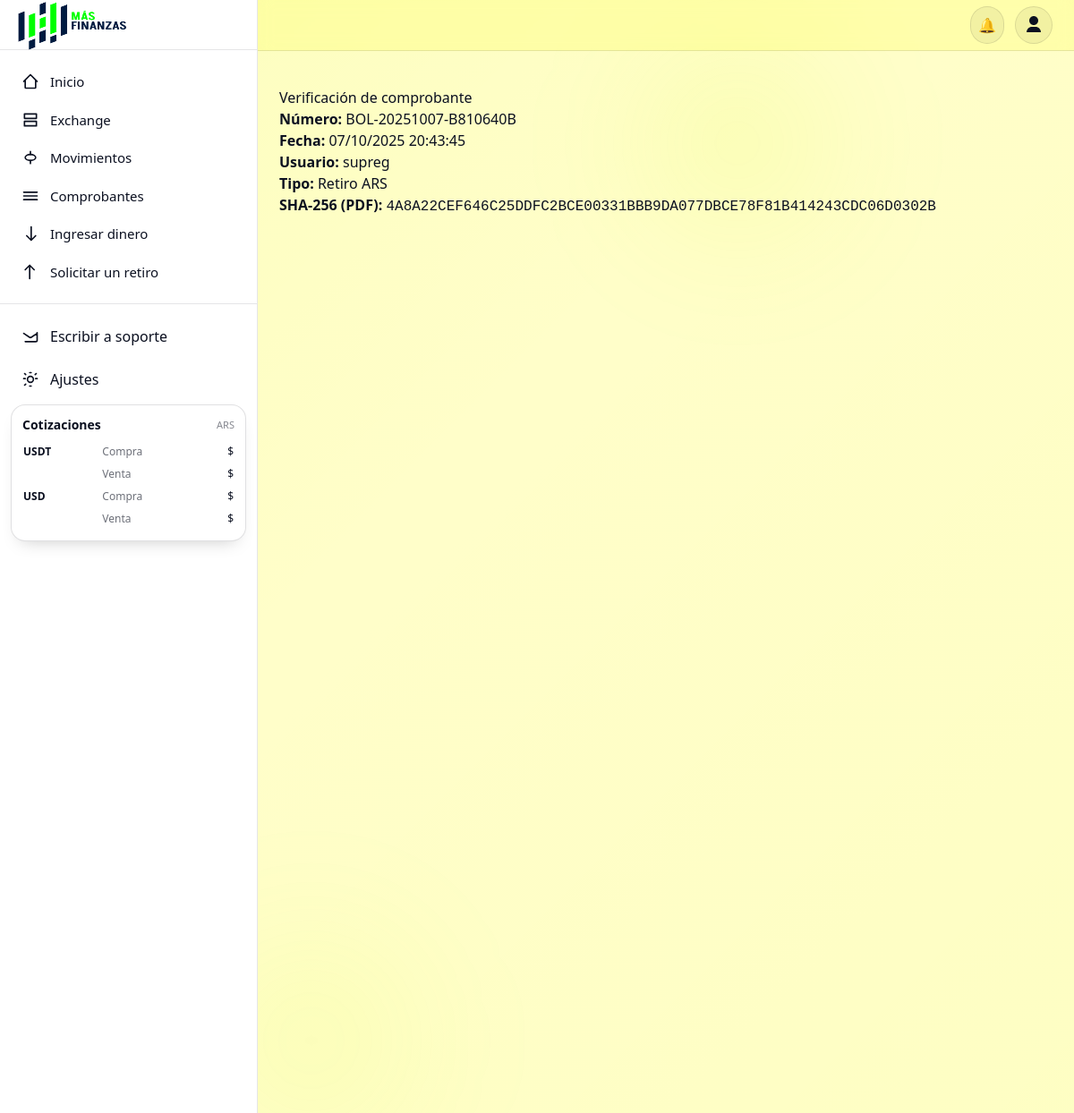
Screenshot of /boletos/BOL-20251007-B810640B/ with the database file from the repository.
### usuarios/models.py (models this page shows, shortened)
class BoletoOperacion(models.Model):
    TIPO = [
        ('compra_ars_usdt', 'Compra USDT con ARS'),
        ('compra_ars_usd',  'Compra USD con ARS'),
        ('venta_usdt_ars',  'Venta USDT por ARS'),
        ('venta_usd_ars',   'Venta USD por ARS'),
        ('swap_usd_usdt',   'Swap USD→USDT'),
        ('swap_usdt_usd',   'Swap USDT→USD'),
        ('deposito_ars',    'Depósito ARS'),
        ('deposito_usdt',   'Depósito USDT'),
        ('retiro_ars',      'Retiro ARS'),
        ('retiro_usdt',     'Retiro USDT'),
        ('retiro_usd',      'Retiro USD'),
    ]
    id = models.UUIDField(primary_key=True, default=uuid.uuid4, editable=False)
    usuario = models.ForeignKey(settings.AUTH_USER_MODEL, on_delete=models.PROTECT)
    movimiento = models.ForeignKey('usuarios.Movimiento', on_delete=models.SET_NULL, null=True, blank=True)
    tipo = models.CharField(max_length=32, choices=TIPO)
    numero = models.CharField(max_length=40, unique=True)          # ej: BOL-20250826-000123
    fecha_emision = models.DateTimeField(default=now)               # guardar con segundos
    snapshot = models.JSONField()                                   # todos los datos impresos
    pdf = models.FileField(upload_to='boletos/')
    pdf_sha256 = models.CharField(max_length=64)
    verificacion_code = models.CharField(max_length=64, unique=True)  # uuid/nonce
    anulado = models.BooleanField(default=False)  # por si necesitás anular con contracomprobante
    red = models.CharField(max_length=32, blank=True)
    wallet_origen = models.CharField(max_length=255, blank=True)
    wallet_destino = models.CharField(max_length=255, blank=True)
    txid = models.CharField(max_length=255, blank=True)
    class Meta:
        ordering = ['-fecha_emision']

class Usuario(AbstractUser):
    dni_frente = models.ImageField(upload_to='documentos/', null=True, blank=True)
    dni_dorso  = models.ImageField(upload_to='documentos/', null=True, blank=True)
    estado_verificacion = models.CharField(
        max_length=20,
        choices=[('pendiente','Pendiente'),('aprobado','Aprobado'),('rechazado','Rechazado')],
        default='pendiente'
    )
    saldo_ars  = models.DecimalField(max_digits=20, decimal_places=2, default=0)
    saldo_usdt = models.DecimalField(max_digits=20, decimal_places=2, default=0)
    saldo_usd  = models.DecimalField(max_digits=20, decimal_places=2, default=0)
    doc_tipo = models.CharField(max_length=8, default='DNI')
    doc_nro  = models.CharField(max_length=32, blank=True)
    persona_tipo     = models.CharField(max_length=10, choices=PERSONA_TIPO, default="FISICA")
    estado_civil     = models.CharField(max_length=20, choices=ESTADO_CIVIL, blank=True)
    sexo             = models.CharField(max_length=10, choices=SEXO_CHOICES, blank=True)
    nacionalidad     = models.CharField(max_length=32, blank=True)
    fecha_nacimiento = models.DateField(null=True, blank=True)
    lugar_nacimiento = models.CharField(max_length=128, blank=True)
    pais          = models.ForeignKey(Pais, null=True, blank=True, on_delete=models.SET_NULL, related_name="usuarios")
    provincia     = models.ForeignKey(Provincia, null=True, blank=True, on_delete=models.SET_NULL, related_name="usuarios")
    localidad     = models.ForeignKey(Localidad, null=True, blank=True, on_delete=models.SET_NULL, related_name="usuarios")
    codigo_postal = models.CharField(max_length=16, blank=True)
    calle         = models.CharField(max_length=128, blank=True)
    numero_calle  = models.CharField(max_length=16, blank=True)
    piso          = models.CharField(max_length=16, blank=True)
    depto         = models.CharField(max_length=16, blank=True)
    domicilio = models.CharField(max_length=255, blank=True)
    telefono  = models.CharField(max_length=32, blank=True)
    tyc_aceptado    = models.BooleanField(default=False)
    tyc_version     = models.CharField(max_length=20, blank=True)
    tyc_aceptado_en = models.DateTimeField(null=True, blank=True)
    email_confirmed = models.BooleanField(default=False)
    email_confirmed_at = models.DateTimeField(null=True, blank=True)
    email_confirm_sent_at = models.DateTimeField(null=True, blank=True)

### usuarios/views.py (the view)
# urls.py: path("boletos/<str:numero>/", verificar_boleto, name="verificar_boleto"),
def verificar_boleto(request, numero):
    b = get_object_or_404(BoletoOperacion, numero=numero)
    ctx = {
        "numero": b.numero,
        "fecha": b.fecha_emision,
        "usuario": b.usuario.username,
        "tipo": b.get_tipo_display(),
        "pdf_sha256": b.pdf_sha256,
        "anulado": b.anulado,
    }
    return render(request, "boletos/verificar.html", ctx)

### usuarios/templates/boletos/verificar.html (shortened to what this page needs)
{% extends "base.html" %}
{% block content %}
<h2>Verificación de comprobante</h2>
<p><b>Número:</b> {{ numero }}</p>
<p><b>Fecha:</b> {{ fecha|date:"d/m/Y H:i:s" }}</p>
<p><b>Usuario:</b> {{ usuario }}</p>
<p><b>Tipo:</b> {{ tipo }}</p>
<p><b>SHA-256 (PDF):</b> <code>{{ pdf_sha256 }}</code></p>
{% endblock %}

### usuarios/templates/base.html (style rules this page uses)
:root { --bg: #fffb0036; --fg: #0B1020; --muted: #475569; --card: #ffffff; --ring: #121A36; --border: rgba(2, 6, 23, .12); --tint-5: rgba(2, 6, 23, .05); --tint-10: rgba(2, 6, 23, .10); --input-bg: #ffffff; --input-text: #0b1020; --input-border: rgba(2, 6, 23, 0.18); --input-placeholder: #6b7280; --accent: #002141; --accent-fg: #121A36; }
html { font-family: Inter, ui-sans-serif, system-ui, -apple-system, Segoe UI, Roboto, Helvetica, Arial, "Apple Color Emoji", "Segoe UI Emoji"; }
body { background: var(--bg); color: var(--fg); }

### rows the page displays
BoletoOperacion: numero "BOL-20251007-B810640B", fecha_emision "07/10/2025 20:43:45", pdf_sha256 "4A8A22CEF646C25DDFC2BCE00331BBB9DA077DBCE78F81B414243CDC06D0302B"
Usuario: username "supreg"

### other values shown
{{ tipo }} "Retiro ARS"
